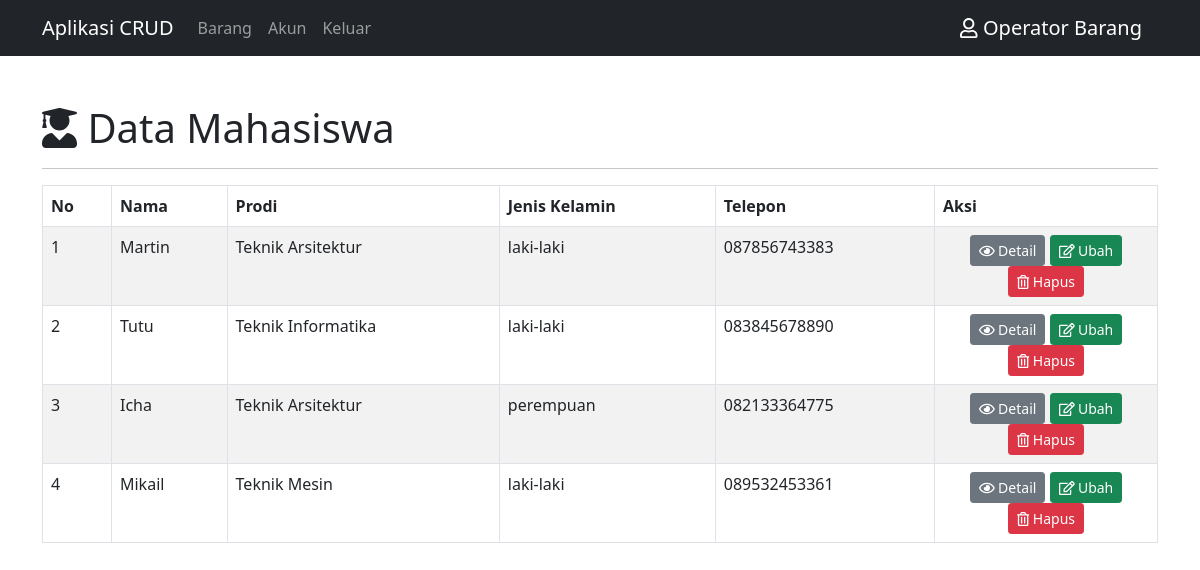
Page /mahasiswa.php (signed in) on the committed database.
### tables this page shows
CREATE TABLE `mahasiswa` (
  `id_mahasiswa` int(11) NOT NULL,
  `nama` varchar(100) NOT NULL,
  `prodi` varchar(50) NOT NULL,
  `jk` varchar(20) NOT NULL,
  `telepon` varchar(20) NOT NULL,
  `alamat` text NOT NULL,
  `email` varchar(30) NOT NULL,
  `foto` varchar(100) NOT NULL
);

### config/controller-mahasiswa.php (called while the page is built, shortened)
<?php
function select($query)
{
    global $db;
    $result = mysqli_query($db, $query);
    $rows = [];
    while ($row = mysqli_fetch_assoc($result)) {
        $rows[] = $row;
    }
    return $rows;
}

### mahasiswa.php (the view, shortened to what this page needs)
<?php
include 'layout/header.php';
$data_mahasiswa = select("SELECT * FROM mahasiswa ORDER BY id_mahasiswa DESC");
?>
<div class="container mt-5">
    <h1><i class="fas fa-user-graduate"></i> Data Mahasiswa</h1>
    <hr>
    <table class="table table-bordered table-striped" mt-3 id="table">
        <thead>
            <tr>
                <th>No</th>
                <th>Nama</th>
                <th>Prodi</th>
                <th>Jenis Kelamin</th>
                <th>Telepon</th>
                <th>Aksi</th>
            </tr>
        <tbody>
            <?php $no = 1 ?>
            <?php foreach ($data_mahasiswa as $mahasiswa) : ?>
                <tr>
                    <td><?= $no++; ?></td>
                    <td><?= $mahasiswa['nama']; ?></td>
                    <td><?= $mahasiswa['prodi']; ?></td>
                    <td><?= $mahasiswa['jk']; ?></td>
                    <td><?= $mahasiswa['telepon']; ?></td>
                    <td class="text-center" width="20%">
                        <a href="detail-mahasiswa.php?id_mahasiswa=<?= $mahasiswa['id_mahasiswa']; ?>" class="btn btn-secondary btn-sm"> <i class="far fa-eye"></i> Detail</a>
                        <a href="ubah-mahasiswa.php?id_mahasiswa=<?= $mahasiswa['id_mahasiswa']; ?>" class="btn btn-success btn-sm"> <i class="far fa-edit"></i> Ubah</a>
                        <a href="hapus-mahasiswa.php?id_mahasiswa=<?= $mahasiswa['id_mahasiswa']; ?>" class="btn btn-danger btn-sm" onclick="return confirm('Yakin data mahasiswa <?= $mahasiswa['nama'] ?> akan dihapus?')"><i class="far fa-trash-alt"></i> Hapus</a>
                    </td>
                </tr>
            <?php endforeach ?>
        </tbody>
        </thead>
    </table>
</div>
<?php
include 'layout/footer.php';

### rows in the picture
mahasiswa: nama "Martin", prodi "Teknik Arsitektur", jk "laki-laki", telepon "087856743383"
mahasiswa: nama "Tutu", prodi "Teknik Informatika", jk "laki-laki", telepon "083845678890"
mahasiswa: nama "Icha", prodi "Teknik Arsitektur", jk "perempuan", telepon "082133364775"
mahasiswa: nama "Mikail", prodi "Teknik Mesin", jk "laki-laki", telepon "089532453361"

### other values in the picture
$_SESSION['nama'] "Operator Barang"
